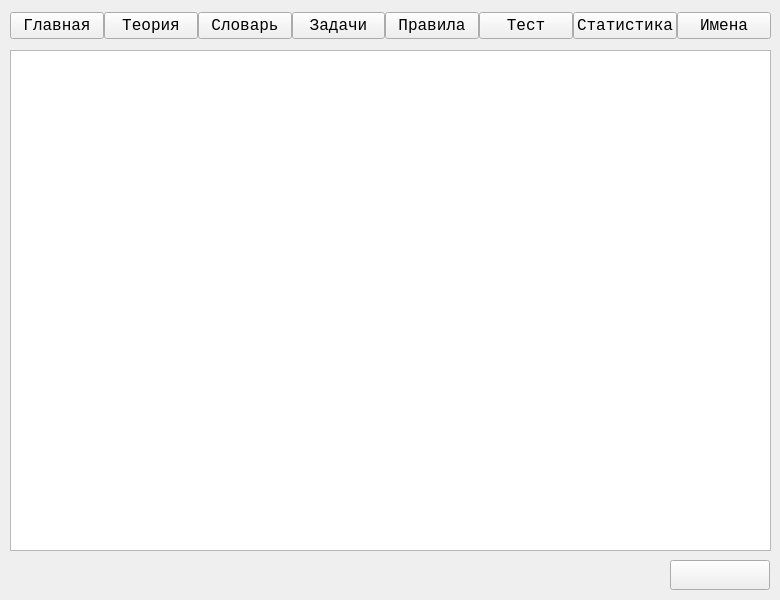
<?xml version="1.0" encoding="UTF-8"?>
<ui version="4.0">
 <class>admin</class>
 <widget class="QWidget" name="admin">
  <property name="geometry">
   <rect>
    <x>0</x>
    <y>0</y>
    <width>780</width>
    <height>600</height>
   </rect>
  </property>
  <property name="font">
   <font>
    <family>Monospace</family>
    <pointsize>12</pointsize>
   </font>
  </property>
  <property name="windowTitle">
   <string>Admin</string>
  </property>
  <property name="autoFillBackground">
   <bool>true</bool>
  </property>
  <widget class="QTextBrowser" name="text">
   <property name="geometry">
    <rect>
     <x>10</x>
     <y>50</y>
     <width>761</width>
     <height>501</height>
    </rect>
   </property>
   <property name="font">
    <font>
     <family>Monospace</family>
    </font>
   </property>
   <property name="readOnly">
    <bool>false</bool>
   </property>
   <property name="html">
    <string notr="true">&lt;!DOCTYPE HTML PUBLIC &quot;-//W3C//DTD HTML 4.0//EN&quot; &quot;http://www.w3.org/TR/REC-html40/strict.dtd&quot;&gt;
&lt;html&gt;&lt;head&gt;&lt;meta name=&quot;qrichtext&quot; content=&quot;1&quot; /&gt;&lt;style type=&quot;text/css&quot;&gt;
p, li { white-space: pre-wrap; }
&lt;/style&gt;&lt;/head&gt;&lt;body style=&quot; font-family:'Monospace','Monospace'; font-size:12pt; font-weight:400; font-style:normal;&quot;&gt;
&lt;p style=&quot;-qt-paragraph-type:empty; margin-top:0px; margin-bottom:0px; margin-left:0px; margin-right:0px; -qt-block-indent:0; text-indent:0px; font-family:'DejaVu Sans Mono';&quot;&gt;&lt;br /&gt;&lt;/p&gt;&lt;/body&gt;&lt;/html&gt;</string>
   </property>
   <property name="overwriteMode">
    <bool>false</bool>
   </property>
  </widget>
  <widget class="QWidget" name="horizontalLayoutWidget">
   <property name="geometry">
    <rect>
     <x>10</x>
     <y>10</y>
     <width>761</width>
     <height>31</height>
    </rect>
   </property>
   <layout class="QHBoxLayout" name="horizontalLayout">
    <property name="spacing">
     <number>0</number>
    </property>
    <item>
     <widget class="QPushButton" name="r_Main">
      <property name="text">
       <string>Главная</string>
      </property>
     </widget>
    </item>
    <item>
     <widget class="QPushButton" name="r_Theory">
      <property name="text">
       <string>Теория</string>
      </property>
     </widget>
    </item>
    <item>
     <widget class="QPushButton" name="r_Slovo">
      <property name="text">
       <string>Словарь</string>
      </property>
     </widget>
    </item>
    <item>
     <widget class="QPushButton" name="r_Exercise">
      <property name="text">
       <string>Задачи</string>
      </property>
     </widget>
    </item>
    <item>
     <widget class="QPushButton" name="r_Rules">
      <property name="text">
       <string>Правила</string>
      </property>
     </widget>
    </item>
    <item>
     <widget class="QPushButton" name="r_Test">
      <property name="text">
       <string>Тест</string>
      </property>
     </widget>
    </item>
    <item>
     <widget class="QPushButton" name="r_Statistic">
      <property name="text">
       <string>Статистика</string>
      </property>
     </widget>
    </item>
    <item>
     <widget class="QPushButton" name="r_Names">
      <property name="text">
       <string>Имена</string>
      </property>
     </widget>
    </item>
   </layout>
  </widget>
  <widget class="QPushButton" name="Do">
   <property name="geometry">
    <rect>
     <x>670</x>
     <y>560</y>
     <width>100</width>
     <height>30</height>
    </rect>
   </property>
   <property name="text">
    <string/>
   </property>
  </widget>
 </widget>
 <resources/>
 <connections/>
</ui>
